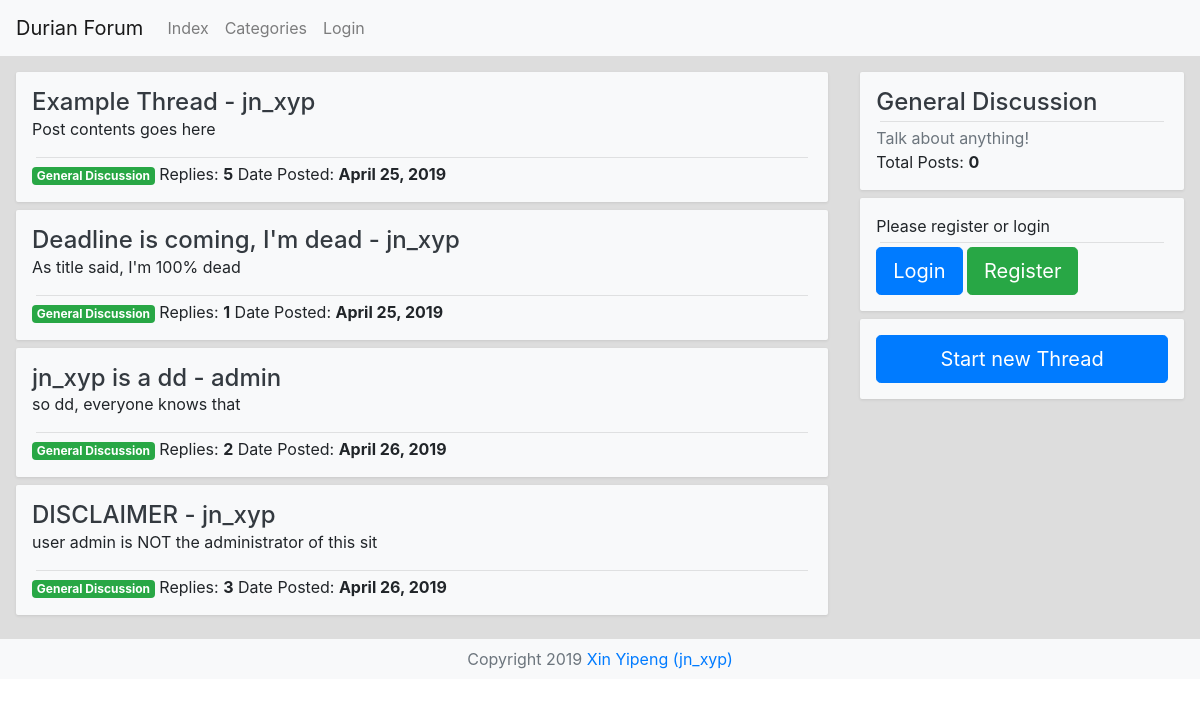
The app's page /e/xiny13/forum/category/1, older data.
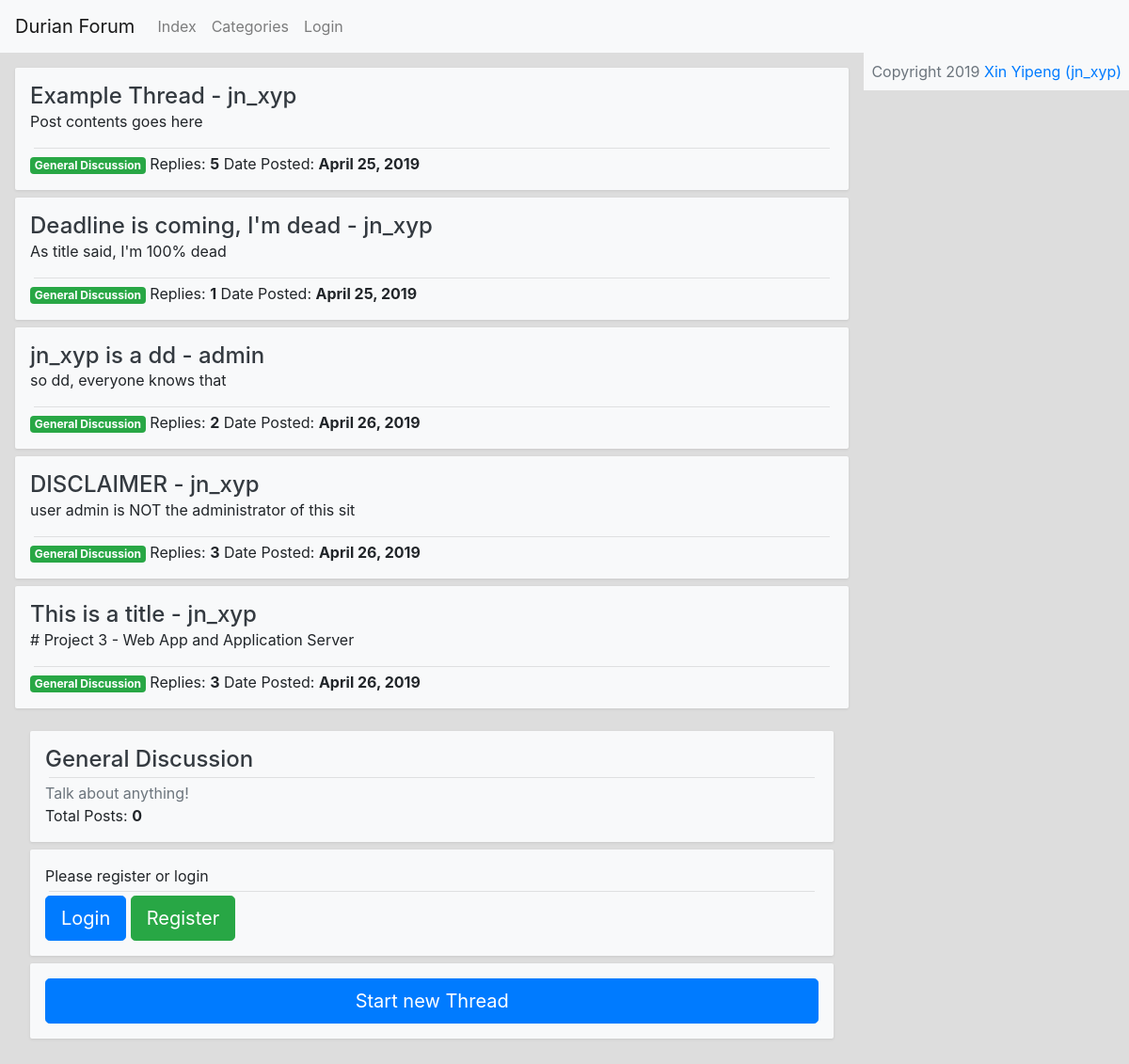
The same page, newer data.
### forum/models.py (models this page shows, shortened)
class Thread(models.Model):
    author = models.ForeignKey(to=ForumUser, on_delete=models.CASCADE, related_name='threads',
                               related_query_name='thread', null=True)
    title = models.CharField('Thread Title', max_length=100)
    pub_date = models.DateTimeField('Date Published')
    category = models.ForeignKey(to=Category, on_delete=models.CASCADE, related_name='threads',
                                 related_query_name='thread', null=True)

class ForumUser(models.Model):
    user = models.OneToOneField(to=User, on_delete=models.CASCADE, null=True,
                                related_name='forum_user', related_query_name='forum_user')
    nick_name = models.CharField(max_length=30)

class Post(models.Model):
    author = models.ForeignKey(to=ForumUser, on_delete=models.CASCADE, related_name='posts',
                               related_query_name='post', null=True)
    contents = models.TextField('Post Contents')
    pub_date = models.DateTimeField('Date Published')
    parent_thread = models.ForeignKey(to='Thread', on_delete=models.CASCADE, related_name='posts',
                                      related_query_name='post')
    reply_target = models.ForeignKey(to='self', on_delete=models.SET_NULL, null=True, blank=True,
                                     related_name='replies', related_query_name='reply')

class Category(models.Model):
    name = models.CharField('Tag Name', max_length=100)
    description = models.TextField('Tag Description', blank=True)

### forum/views.py (the view)
# urls.py: path('category/<int:category_id>', views.category, name='category_detail'),
def category(request, category_id: int):
    category = Category.objects.get(pk=category_id)
    threads = category.threads.all()
    return render(request, 'forum/category_detail.html',
                  context={'category': category, 'object_list': threads,
                           'auth_config': ForumConfig.__dict__,
                           'title': '%s - Categories - %s' % (
                               category.name, ForumConfig.verbose_name)})

### forum/templates/forum/category_detail.html
{% extends "forum/header_and_footer.html" %}
{% block content %}
    <div class="forum-bg" style="display: flex; flex-direction: row; flex-wrap: wrap-reverse">
        <div id="left" class="p-3" style="flex-grow: 5; max-width: 80%">
            {% for thread in object_list %}
                <div class="forum-card p-3 mb-2 bg-light">
                    <div>
                        <a href="{% url 'forum:thread' thread.id %}"
                           class="h4 text-dark">{{ thread.title }}
                            - {{ thread.author.user.username }}</a>
                    </div>
                    <div>{{ thread.posts.first.contents|linebreaks|slice:50 }}</div>
                    <hr class="m-1">
                    <span class="badge badge-success">{{ thread.category.name }}</span>
                    <span>Replies: <b>{{ thread.posts.all|length }}</b></span>
                    <span>Date Posted: <b>{{ thread.pub_date|date }}</b></span>
                </div>
            {% empty %}
                <p class="h3">No threads yet.</p>
            {% endfor %}
        </div>
        <div id="right" class="p-3" style="flex-grow: 1">
            <div id="category-info" class="forum-card p-3 mb-2 bg-light">
                <div>
                    <span class="h4 text-dark">{{ category.name }}</span>
                </div>
                <hr class="m-1">
                <div class="text-secondary">{{ category.description }}</div>
                <div>Total Posts: <b>{{ category.posts.all|length }}</b></div>
            </div>
            <div id="user-info" class="forum-card p-3 mb-2 bg-light">
                {% if user.is_authenticated %}
                    {% if user.forum_user %}
                        <a href="{% url 'forum:user_info' user.id %}"
                           class="d-block"><span
                                class="h2 ">{{ user.forum_user.nick_name }}</span><span
                                class="float-right text-secondary">#{{ user.id }}</span></a>
                        <hr class="m-1">
                        <div style="display: flex; flex-direction: row" class="h5">
                            <div class="badge badge-success mr-2" style="flex-basis: 70px">
                                <span>Threads:</span>
                                <span>{{ user.forum_user.threads.all|length }}</span>
                            </div>
                            <div class="badge badge-success mr-2" style="flex-basis: 70px">
                                <span>Posts:</span>
                                <span>{{ user.forum_user.posts.all|length }}</span>
                            </div>
                        </div>
                    {% else %}
                        <div class="secondary-title">Please activate your forum account</div>
                        <hr class="m-1">
                        <a class="btn btn-danger btn-lg btn-block"
                           href="{% url 'forum:activate' %}?next={{ request.path }}"
                           role="button">Activate</a>
                    {% endif %}
                {% else %}
                    <div class="secondary-title">Please register or login</div>
                    <hr class="m-1">
                    <a class="btn btn-primary btn-lg"
                       href="{% url 'authorization:login' %}?next={{ request.path }}"
                       role="button">Login</a>
                    <a class="btn btn-success btn-lg"
                       href="{% url 'authorization:register' %}?next={{ request.path }}"
                       role="button">Register</a>
                {% endif %}
            </div>
            <div id="create-post" class="forum-card p-3 mb-2 bg-light">
                <a href="{% url 'forum:create_thread' %}?category_id={{ category.id }}"
                   class="btn btn-primary btn-lg btn-block">Start new Thread
                </a>
            </div>
        </div>
    </div>
{% endblock %}

Row changes from the older to the newer data that the page shows:
added Thread: title "This is a title", author.user.username "jn_xyp", posts.first.contents "# Project 3 - Web App and Application Server", category.name "General Discussion", posts.all|length "3", pub_date "April 26, 2019"
